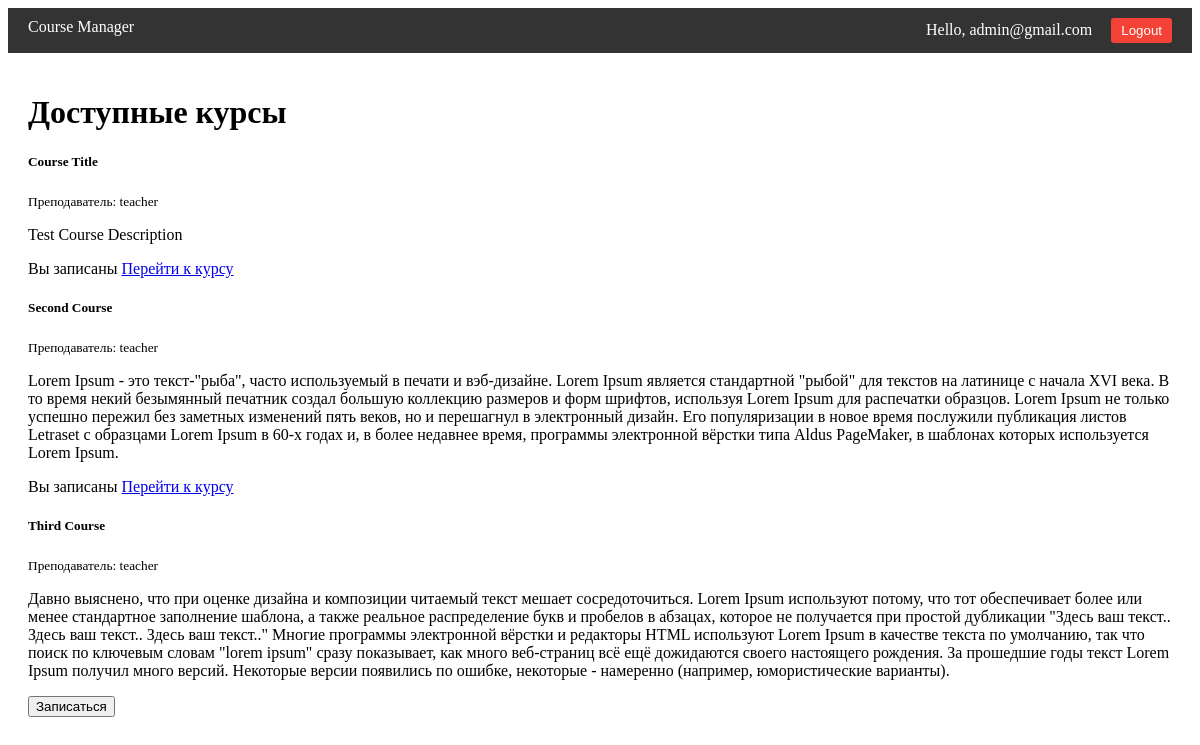
The page /courses/ (signed in) on the database its author committed.
### app/models.py (models this page shows)
class User(db.Model, UserMixin):
    __tablename__ = 'users'  # Таблица называется 'users'
    id = db.Column(db.Integer, primary_key=True)
    email = db.Column(db.String(120), unique=True, nullable=False)
    password = db.Column(db.String(128), nullable=False)
    role = db.Column(db.String(20), nullable=False)  # teacher/student
    profile = db.relationship('Profile', back_populates='user', uselist=False)
    courses_taught = db.relationship('Course', back_populates='teacher')
    courses_enrolled = db.relationship(
        'Course',
        secondary=enrollments,
        back_populates='students'
    )

class Course(db.Model):
    __tablename__ = 'courses'
    id = db.Column(db.Integer, primary_key=True)
    title = db.Column(db.String(150), nullable=False)
    description = db.Column(db.Text)
    teacher_id = db.Column(db.Integer, db.ForeignKey('users.id'))  # Теперь ссылается на 'users.id'
    teacher = db.relationship('User', back_populates='courses_taught')
    materials = db.relationship('Material', back_populates='course')
    students = db.relationship(
        'User',
        secondary=enrollments,
        back_populates='courses_enrolled'
    )

class Profile(db.Model):
    __tablename__ = 'profiles'  # Изменил на 'profiles' для единообразия
    id = db.Column(db.Integer, primary_key=True)
    full_name = db.Column(db.String(100))
    user_id = db.Column(db.Integer, db.ForeignKey('users.id'))  # Теперь ссылается на 'users.id'
    user = db.relationship('User', back_populates='profile')

### app/courses/routes.py (the view)
@courses_bp.route('/')
@login_required
def index():
    if current_user.role == 'teacher':
        courses = Course.query.filter_by(teacher_id=current_user.id).all()
        form = CreateCourseForm()
        form.teacher_id.data = current_user.id  # Автоподстановка преподавателя
        return render_template('courses/teacher_index.html', courses=courses, form=form)
    else:
        courses = Course.query.all()
        enrolled_courses = [c.id for c in current_user.courses_enrolled]
        return render_template('courses/student_index.html',
                               courses=courses,
                               enrolled_courses=enrolled_courses)

### app/models.py (called while the page is built)
@login_manager.user_loader
def load_user(user_id):
    return User.query.get(int(user_id))

### app/templates/courses/student_index.html
{% extends "base.html" %}
{% block content %}
<div class="container">
    <h1>Доступные курсы</h1>
    <div class="list-group">
        {% for course in courses %}
        <div class="list-group-item">
            <div class="d-flex w-100 justify-content-between">
                <h5>{{ course.title }}</h5>
                <small>Преподаватель: {{ course.teacher.profile.full_name }}</small>
            </div>
            <p class="mb-1">{{ course.description }}</p>
            <div class="mt-2">
                {% if course.id in enrolled_courses %}
                    <span class="badge bg-success">Вы записаны</span>
                    <a href="{{ url_for('courses.view', course_id=course.id) }}"
                       class="btn btn-sm btn-outline-primary ms-2">
                        Перейти к курсу
                    </a>
                {% else %}
                    <form method="POST" action="{{ url_for('courses.enroll', course_id=course.id) }}"
                          style="display: inline;">
                        <button type="submit" class="btn btn-sm btn-primary">
                            Записаться
                        </button>
                    </form>
                {% endif %}
            </div>
        </div>
        {% else %}
        <div class="alert alert-info">
            Нет доступных курсов
        </div>
        {% endfor %}
    </div>
</div>
{% endblock %}

### app/templates/base.html (shortened to what this page needs)
<!DOCTYPE html>
<html lang="en">
<head>
</head>
<body>
    <div class="navbar">
        <a href="{{ url_for('courses.index') }}">Course Manager</a>
        <div class="navbar-right">
            {% if current_user.is_authenticated %}
                <span class="user-info">Hello, {{ current_user.email }}</span>
                <form action="{{ url_for('auth.logout') }}" method="post" style="display: inline;">
                    <button type="submit" class="logout-btn">Logout</button>
                </form>
            {% else %}
                <a href="{{ url_for('auth.login') }}">Login</a>
                <a href="{{ url_for('auth.register') }}">Register</a>
            {% endif %}
        </div>
    </div>
    <div style="padding: 20px;">
        {% block content %}{% endblock %}
    </div>
</body>
</html>

### app/templates/base.html (style rules this page uses)
.navbar { background-color: #333; overflow: hidden; padding: 10px 20px; }
.navbar a { color: white; text-decoration: none; margin-right: 15px; }
.navbar-right { float: right; }
.user-info { color: white; margin-right: 15px; display: inline-block; }
.logout-btn { background-color: #f44336; color: white; border: none; padding: 5px 10px; border-radius: 3px; cursor: pointer; }

### rows shown on the page
User: email "admin@gmail.com"
Course: title "Course Title", teacher.profile.full_name "teacher", description "Test Course Description"
Course: title "Second Course", teacher.profile.full_name "teacher", description "Lorem Ipsum - это текст-\"рыба\", часто используемый в печати и вэб-дизайне. Lorem Ipsum является стандартной \"рыбой\" для текстов на латинице с начала XVI века. В то время некий безымянный печатник создал большую коллекцию размеров и форм шрифтов, используя Lorem Ipsum для распечатки образцов. Lorem Ipsum не только успешно пережил без заметных изменений пять веков, но и перешагнул в электронный дизайн. Его популяризации в новое время послужили публикация листов Letraset с образцами Lorem Ipsum в 60-х годах и, в более недавнее время, программы электронной вёрстки типа Aldus PageMaker, в шаблонах которых используется Lorem Ipsum."
Course: title "Third Course", teacher.profile.full_name "teacher", description "Давно выяснено, что при оценке дизайна и композиции читаемый текст мешает сосредоточиться. Lorem Ipsum используют потому, что тот обеспечивает более или менее стандартное заполнение шаблона, а также реальное распределение букв и пробелов в абзацах, которое не получается при простой дубликации \"Здесь ваш текст.. Здесь ваш текст.. Здесь ваш текст..\" Многие программы электронной вёрстки и редакторы HTML используют Lorem Ipsum в качестве текста по умолчанию, так что поиск по ключевым словам \"lorem ipsum\" сразу показывает, как много веб-страниц всё ещё дожидаются своего настоящего рождения. За прошедшие годы текст Lorem Ipsum получил много версий. Некоторые версии появились по ошибке, некоторые…"
